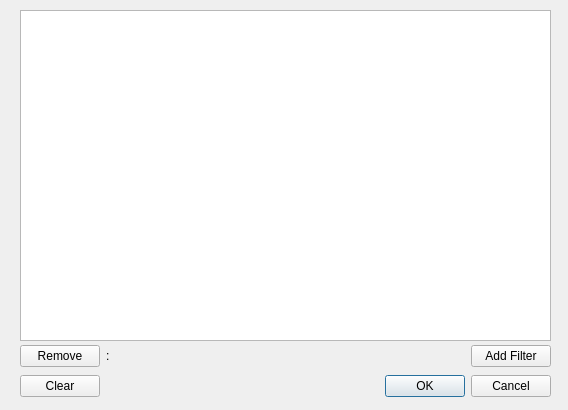
<?xml version="1.0" encoding="UTF-8"?>
<ui version="4.0">
 <class>Filters</class>
 <widget class="QDialog" name="Filters">
  <property name="geometry">
   <rect>
    <x>0</x>
    <y>0</y>
    <width>568</width>
    <height>410</height>
   </rect>
  </property>
  <property name="minimumSize">
   <size>
    <width>568</width>
    <height>410</height>
   </size>
  </property>
  <property name="maximumSize">
   <size>
    <width>568</width>
    <height>410</height>
   </size>
  </property>
  <property name="windowTitle">
   <string>Filters</string>
  </property>
  <widget class="QTableWidget" name="tableOfFilters">
   <property name="geometry">
    <rect>
     <x>20</x>
     <y>10</y>
     <width>531</width>
     <height>331</height>
    </rect>
   </property>
  </widget>
  <widget class="QWidget" name="">
   <property name="geometry">
    <rect>
     <x>20</x>
     <y>340</y>
     <width>531</width>
     <height>32</height>
    </rect>
   </property>
   <layout class="QHBoxLayout" name="horizontalLayout">
    <item>
     <widget class="QPushButton" name="RemoveButton">
      <property name="sizePolicy">
       <sizepolicy hsizetype="Fixed" vsizetype="Fixed">
        <horstretch>0</horstretch>
        <verstretch>0</verstretch>
       </sizepolicy>
      </property>
      <property name="text">
       <string>Remove</string>
      </property>
     </widget>
    </item>
    <item>
     <widget class="QLabel" name="label">
      <property name="text">
       <string>:</string>
      </property>
     </widget>
    </item>
    <item>
     <widget class="QPushButton" name="addFilter">
      <property name="sizePolicy">
       <sizepolicy hsizetype="Fixed" vsizetype="Fixed">
        <horstretch>0</horstretch>
        <verstretch>0</verstretch>
       </sizepolicy>
      </property>
      <property name="text">
       <string>Add Filter</string>
      </property>
     </widget>
    </item>
   </layout>
  </widget>
  <widget class="QWidget" name="">
   <property name="geometry">
    <rect>
     <x>20</x>
     <y>370</y>
     <width>531</width>
     <height>32</height>
    </rect>
   </property>
   <layout class="QHBoxLayout" name="horizontalLayout_2">
    <item>
     <widget class="QPushButton" name="ClearButton">
      <property name="text">
       <string>Clear</string>
      </property>
     </widget>
    </item>
    <item>
     <widget class="QDialogButtonBox" name="buttonBox">
      <property name="orientation">
       <enum>Qt::Horizontal</enum>
      </property>
      <property name="standardButtons">
       <set>QDialogButtonBox::Cancel|QDialogButtonBox::Ok</set>
      </property>
     </widget>
    </item>
   </layout>
  </widget>
 </widget>
 <resources/>
 <connections>
  <connection>
   <sender>buttonBox</sender>
   <signal>accepted()</signal>
   <receiver>Filters</receiver>
   <slot>accept()</slot>
   <hints>
    <hint type="sourcelabel">
     <x>248</x>
     <y>254</y>
    </hint>
    <hint type="destinationlabel">
     <x>157</x>
     <y>274</y>
    </hint>
   </hints>
  </connection>
  <connection>
   <sender>buttonBox</sender>
   <signal>rejected()</signal>
   <receiver>Filters</receiver>
   <slot>reject()</slot>
   <hints>
    <hint type="sourcelabel">
     <x>316</x>
     <y>260</y>
    </hint>
    <hint type="destinationlabel">
     <x>286</x>
     <y>274</y>
    </hint>
   </hints>
  </connection>
 </connections>
</ui>
